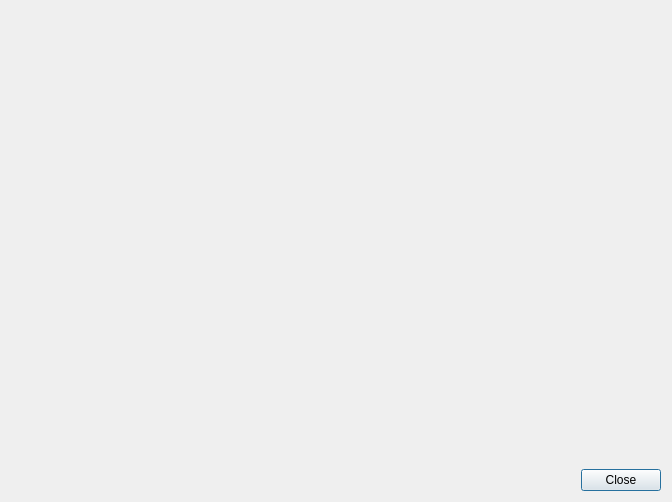
<?xml version="1.0" encoding="UTF-8"?>
<ui version="4.0">
 <class>Dialog</class>
 <widget class="QDialog" name="Dialog">
  <property name="geometry">
   <rect>
    <x>0</x>
    <y>0</y>
    <width>672</width>
    <height>502</height>
   </rect>
  </property>
  <property name="windowTitle">
   <string>GEOSYS Plugin Help</string>
  </property>
  <layout class="QGridLayout" name="gridLayout">
   <item row="1" column="0">
    <widget class="QDialogButtonBox" name="button_box">
     <property name="orientation">
      <enum>Qt::Horizontal</enum>
     </property>
     <property name="standardButtons">
      <set>QDialogButtonBox::Close</set>
     </property>
    </widget>
   </item>
   <item row="0" column="0">
    <widget class="MessageViewer" name="help_web_view" native="true"/>
   </item>
  </layout>
 </widget>
 <customwidgets>
  <customwidget>
   <class>MessageViewer</class>
   <extends>QWidget</extends>
   <header>geosys.ui.widgets.message_viewer</header>
   <container>1</container>
  </customwidget>
 </customwidgets>
 <resources/>
 <connections>
  <connection>
   <sender>button_box</sender>
   <signal>accepted()</signal>
   <receiver>Dialog</receiver>
   <slot>accept()</slot>
   <hints>
    <hint type="sourcelabel">
     <x>248</x>
     <y>254</y>
    </hint>
    <hint type="destinationlabel">
     <x>157</x>
     <y>274</y>
    </hint>
   </hints>
  </connection>
  <connection>
   <sender>button_box</sender>
   <signal>rejected()</signal>
   <receiver>Dialog</receiver>
   <slot>reject()</slot>
   <hints>
    <hint type="sourcelabel">
     <x>316</x>
     <y>260</y>
    </hint>
    <hint type="destinationlabel">
     <x>286</x>
     <y>274</y>
    </hint>
   </hints>
  </connection>
 </connections>
</ui>
